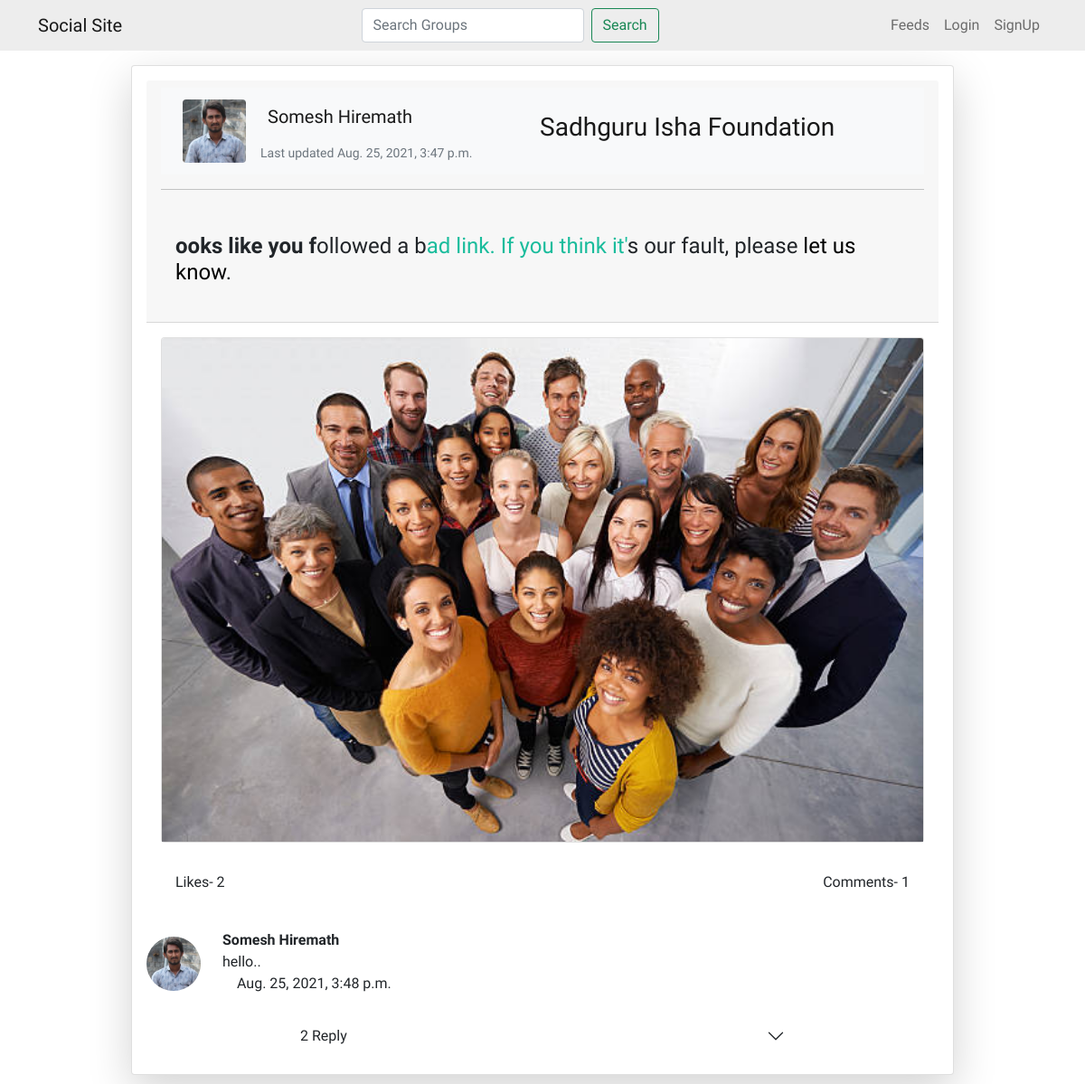
/post/post_detail/18, run on the app's committed database.
### posts/models.py (models this page shows, shortened)
class Posts(models.Model):
    groups_name = models.ForeignKey(Groups, related_name='posts', on_delete=models.CASCADE)
    user = models.ForeignKey(User, related_name='my_posts', on_delete=models.CASCADE)
    post_body = RichTextField(blank=True, null=True)
    post_image = models.ImageField(upload_to='images/posts/', blank=True, null=True)
    post_created = models.DateTimeField(auto_now_add=True)
    post_likes = models.ManyToManyField(User, related_name='post_likes')
    def total_likes(self):
        return self.post_likes.count()
    def total_comments(self):
        return self.comments.count()
    class Meta:
        ordering = ["-post_created"]

### accounts/models.py (models this page shows, shortened)
class Profile(models.Model):
    user = models.OneToOneField(User, on_delete=models.CASCADE, related_name='profile')
    slug = models.SlugField(max_length=100, unique=True, blank=True, null=True)
    profile_pic = models.ImageField(upload_to='images/user/profile/', null=True, blank=True)
    cover_pic = models.ImageField(upload_to='images/user/profile/', null=True, blank=True)
    user_bio = models.TextField(null=True,blank=True, max_length=255)
    designation = models.CharField(blank=True,null=True, max_length=255)
    education = models.CharField(blank=True, null=True, max_length=255)
    marital_status = models.CharField(blank=True, null=True, max_length=60)
    hobbies = models.CharField(blank=True, null=True, max_length=500)
    location = models.CharField(blank=True, null=True, max_length=500)
    mobile = models.IntegerField(blank=True, null=True)

### groups/models.py (models this page shows, shortened)
class Groups(models.Model):
    user = models.ForeignKey(User, related_name='user_group', on_delete=models.CASCADE)
    groups_name = models.CharField(max_length=150, unique=True)
    slug = models.SlugField(max_length=150, unique=True)
    cover_pic = models.ImageField(upload_to='images/groups/', null=True, blank=True)
    type_group = models.CharField(max_length=150)
    created_date = models.DateTimeField(auto_now_add=True)
    about_group = models.TextField(blank=True, null=True)
    members = models.ManyToManyField(User,through="GroupMember", related_name='all_group_memb')
    class Meta:
        ordering = ["-created_date"]

### comments/models.py (models this page shows, shortened)
class Comments(models.Model):
    post_name = models.ForeignKey(Posts, related_name='comments', on_delete=models.CASCADE)
    user = models.ForeignKey(User, on_delete=models.CASCADE)
    body = models.TextField()
    date_created = models.DateTimeField(auto_now_add=True)
    def total_reply(self):
        return self.commentreply.count()
    class Meta:
        ordering = ["-date_created"]

### posts/views.py (the view)
# urls.py: path('post_detail/<int:pk>', PostDeatailsView.as_view(), name='post_detail'),
class PostDeatailsView(DetailView):
    model = Posts
    context_object_name = 'post'
    template_name = 'posts/post_detail.html'
    def get_context_data(self, **kwargs):
        all_groups = Groups.objects.all()
        context = super().get_context_data(**kwargs)
        context['form'] = CommentCreateForm()
        return context

### comments/forms.py
class CommentCreateForm(forms.ModelForm):
    class Meta:
        model = Comments
        fields = ('body',)
    body = forms.CharField(widget=forms.Textarea(attrs={
        'class': 'form-control input-group-text',
        'type':'text',
        'height':15,
        'rows':2,
        'cols':15,
        'placeholder': 'Enter the comment..'
    }), label='')

### posts/templates/posts/post_detail.html (shortened to what this page needs)
{% extends 'base.html' %}
{% load static %}
{% block content %}
<div class="container mt-4">
  <div class="card shadow-lg p-3 mb-5 bg-body rounded col-10 mx-auto">
      <div class="card-header">
          <div class="row">
              <div class="col-lg-12 col-sm-12">
                   <nav class="navbar navbar-expand-lg navbar-light bg-light">
                      <div class="container-fluid">
                        <a class="navbar-brand" href="">
                          {% if post.user.profile.profile_pic %}
                            <img src="{{ post.user.profile.profile_pic.url }}" class="rounded" alt="..." height="70" width="70">
                            {% else %}
                              <img src="{% static 'profile_ex/dummy_profile_pic.jpg' %}" class="flex-shrink-0 me-3 rounded-circle" alt="..." height="70" width="70">
                          {% endif %}
                        </a>
                        <div class="collapse navbar-collapse" id="navbarText">
                          <ul class="navbar-nav me-auto mb-2 mb-lg-0">
                            <li class="nav-item">
                              <h5><a class="nav-link active" aria-current="page" href="{% url 'accounts:user_post_list' post.user.id %}">{{ post.user.first_name }} {{ post.user.last_name }}</a></h5>
                              <p class="card-text"><small class="text-muted">Last updated {{ post.post_created }}</small></p>
                            </li>
                          </ul>
                            <ul class="navbar-nav me-auto mb-2 mb-lg-0">
                                <li class="nav-item d-flex justify-content-end">
                                  <h3><a class="nav-link active" aria-current="page" href="{% url 'groups:group_detail' post.groups_name.slug %}">{{ post.groups_name.groups_name }}</a></h3>
                                </li>
                            </ul>
                        </div>
                      </div>
                    </nav>
              </div>
          </div>
        <hr>
        <div class="card-body">
          <h4><p class="card-text">{{ post.post_body|safe }}</p></h4>
        </div>
      </div>
      <div class="card-body pb-2">
        <div class="card mb-3">
          {% if post.post_image %}
          <img src="{{ post.post_image.url }}" class="card-img-top" alt="...">
          {% endif %}
        </div>
        <div class="card-body pb-0">
          <div class="row">
            <div class="col-6">
              <p>Likes- {{ post.total_likes }}</p>
            </div>
            <div class="col-6 d-flex justify-content-end">
              <p>Comments- {{ post.total_comments }}</p>
            </div>
          </div>
        </div>
      </div>
      {% for comment in post.comments.all|slice:":2"  %}
        <div class="d-flex justify-content-start comment-items">
            {% if comment.user.profile.profile_pic %}
              <img src="{{ comment.user.profile.profile_pic.url }}" class="rounded-circle" alt="..." width='60' height='60'>
            {% else %}
              <img src="{% static 'profile_ex/dummy_profile_pic.jpg' %}" class="flex-shrink-0 me-3 rounded-circle" alt="..." height="70" width="70">
            {% endif %}
            <div class="ms-2 me-auto  p-3 bg-body rounded-pill">
              <div class="fw-bold">{{ comment.user.first_name }} {{ comment.user.last_name }}
              </div>
              {{ comment.body }}
              <div class="ms-3 me-auto  mb-1">
                <span> {{ comment.date_created }}</span>
              </div>
            </div>
        </div>
        <div class="row justify-content-center">
          <div class="col-8">
            <div class="accordion accordion-flush" id="accordionFlushExample">
              <div class="accordion-item">
                <h2 class="accordion-header" id="flush-headingOne">
                  <button class="accordion-button collapsed" type="button" data-bs-toggle="collapse" data-bs-target="#flush-{{ comment.id }}" aria-expanded="false" aria-controls="flush-collapseOne">
                    {{ comment.total_reply }} Reply
                  </button>
                </h2>
              </div>
            </div>
          </div>
        </div>
      {% endfor %}
  </div>
</div>
{% endblock %}

### static/css/main.css (style rules this page uses)
body { font-family: 'Roboto Condensed', sans-serif; }
.comment-items { align-items: center; }
ol, ul { padding-left: 2rem; text-align: initial; }
.card-body { flex: 1 1 auto; padding: 1rem 1rem; text-align: start; }
a:link { text-decoration: none; color: black; }
.card-text { color: black; }

### data on the page
Posts: user.profile.profile_pic (picture), user.first_name "Somesh", user.last_name "Hiremath", post_created "Aug. 25, 2021, 3:47 p.m.", groups_name.groups_name "Sadhguru Isha Foundation", post_body "ooks like you f ollowed a b ad link. If you think it' s our fault, please let us know .", post_image (picture), total_likes "2", total_comments "1"
Comments: user.profile.profile_pic (picture), user.first_name "Somesh", user.last_name "Hiremath", body "hello..", date_created "Aug. 25, 2021, 3:48 p.m.", total_reply "2"
